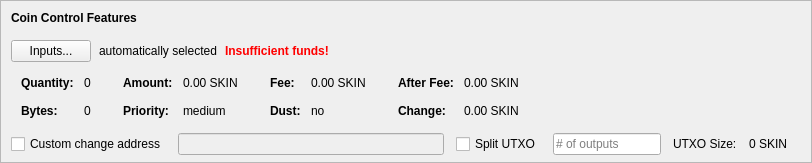
    <widget class="QFrame" name="frameCoinControl">
     <property name="sizePolicy">
      <sizepolicy hsizetype="Expanding" vsizetype="Expanding">
       <horstretch>0</horstretch>
       <verstretch>0</verstretch>
      </sizepolicy>
     </property>
     <property name="maximumSize">
      <size>
       <width>16777215</width>
       <height>16777215</height>
      </size>
     </property>
     <property name="frameShape">
      <enum>QFrame::StyledPanel</enum>
     </property>
     <property name="frameShadow">
      <enum>QFrame::Sunken</enum>
     </property>
     <layout class="QVBoxLayout" name="verticalLayoutCoinControl2">
      <property name="spacing">
       <number>0</number>
      </property>
      <property name="leftMargin">
       <number>0</number>
      </property>
      <property name="topMargin">
       <number>0</number>
      </property>
      <property name="rightMargin">
       <number>0</number>
      </property>
      <property name="bottomMargin">
       <number>6</number>
      </property>
      <item>
       <layout class="QVBoxLayout" name="verticalLayoutCoinControl" stretch="0,0,0,0,1">
        <property name="spacing">
         <number>0</number>
        </property>
        <property name="leftMargin">
         <number>10</number>
        </property>
        <property name="topMargin">
         <number>10</number>
        </property>
        <item>
         <layout class="QHBoxLayout" name="horizontalLayoutCoinControl1">
          <property name="bottomMargin">
           <number>15</number>
          </property>
          <item>
           <widget class="QLabel" name="labelCoinControlFeatures">
            <property name="sizePolicy">
             <sizepolicy hsizetype="Preferred" vsizetype="Maximum">
              <horstretch>0</horstretch>
              <verstretch>0</verstretch>
             </sizepolicy>
            </property>
            <property name="font">
             <font>
              <weight>75</weight>
              <bold>true</bold>
             </font>
            </property>
            <property name="styleSheet">
             <string notr="true">font-weight:bold;</string>
            </property>
            <property name="text">
             <string>Coin Control Features</string>
            </property>
           </widget>
          </item>
         </layout>
        </item>
        <item>
         <layout class="QHBoxLayout" name="horizontalLayoutCoinControl2" stretch="0,0,0,0">
          <property name="spacing">
           <number>8</number>
          </property>
          <property name="bottomMargin">
           <number>10</number>
          </property>
          <item>
           <widget class="QPushButton" name="pushButtonCoinControl">
            <property name="styleSheet">
             <string notr="true"/>
            </property>
            <property name="text">
             <string>Inputs...</string>
            </property>
            <property name="autoDefault">
             <bool>false</bool>
            </property>
           </widget>
          </item>
          <item>
           <widget class="QLabel" name="labelCoinControlAutomaticallySelected">
            <property name="text">
             <string>automatically selected</string>
            </property>
            <property name="margin">
             <number>5</number>
            </property>
           </widget>
          </item>
          <item>
           <widget class="QLabel" name="labelCoinControlInsuffFunds">
            <property name="font">
             <font>
              <weight>75</weight>
              <bold>true</bold>
             </font>
            </property>
            <property name="styleSheet">
             <string notr="true">color:red;font-weight:bold;</string>
            </property>
            <property name="text">
             <string>Insufficient funds!</string>
            </property>
            <property name="margin">
             <number>5</number>
            </property>
           </widget>
          </item>
          <item>
           <spacer name="horizontalSpacerCoinControl">
            <property name="orientation">
             <enum>Qt::Horizontal</enum>
            </property>
            <property name="sizeHint" stdset="0">
             <size>
              <width>40</width>
              <height>1</height>
             </size>
            </property>
           </spacer>
          </item>
         </layout>
        </item>
        <item>
         <widget class="QWidget" name="widgetCoinControl" native="true">
          <property name="sizePolicy">
           <sizepolicy hsizetype="Preferred" vsizetype="Preferred">
            <horstretch>0</horstretch>
            <verstretch>0</verstretch>
           </sizepolicy>
          </property>
          <property name="minimumSize">
           <size>
            <width>0</width>
            <height>0</height>
           </size>
          </property>
          <property name="styleSheet">
           <string notr="true"/>
          </property>
          <layout class="QHBoxLayout" name="horizontalLayoutCoinControl5">
           <property name="leftMargin">
            <number>0</number>
           </property>
           <property name="topMargin">
            <number>0</number>
           </property>
           <property name="rightMargin">
            <number>0</number>
           </property>
           <property name="bottomMargin">
            <number>0</number>
           </property>
           <item>
            <layout class="QHBoxLayout" name="horizontalLayoutCoinControl3" stretch="0,0,0,1">
             <property name="spacing">
              <number>20</number>
             </property>
             <property name="topMargin">
              <number>0</number>
             </property>
             <property name="bottomMargin">
              <number>10</number>
             </property>
             <item>
              <layout class="QFormLayout" name="formLayoutCoinControl1">
               <property name="horizontalSpacing">
                <number>10</number>
               </property>
               <property name="verticalSpacing">
                <number>14</number>
               </property>
               <property name="leftMargin">
                <number>10</number>
               </property>
               <property name="topMargin">
                <number>4</number>
               </property>
               <property name="rightMargin">
                <number>6</number>
               </property>
               <item row="0" column="0">
                <widget class="QLabel" name="labelCoinControlQuantityText">
                 <property name="font">
                  <font>
                   <weight>75</weight>
                   <bold>true</bold>
                  </font>
                 </property>
                 <property name="text">
                  <string>Quantity:</string>
                 </property>
                 <property name="margin">
                  <number>0</number>
                 </property>
                </widget>
               </item>
               <item row="0" column="1">
                <widget class="QLabel" name="labelCoinControlQuantity">
                 <property name="cursor">
                  <cursorShape>IBeamCursor</cursorShape>
                 </property>
                 <property name="contextMenuPolicy">
                  <enum>Qt::ActionsContextMenu</enum>
                 </property>
                 <property name="text">
                  <string notr="true">0</string>
                 </property>
                 <property name="margin">
                  <number>0</number>
                 </property>
                 <property name="textInteractionFlags">
                  <set>Qt::LinksAccessibleByMouse|Qt::TextSelectableByKeyboard|Qt::TextSelectableByMouse</set>
                 </property>
                </widget>
               </item>
               <item row="1" column="0">
                <widget class="QLabel" name="labelCoinControlBytesText">
                 <property name="font">
                  <font>
                   <weight>75</weight>
                   <bold>true</bold>
                  </font>
                 </property>
                 <property name="text">
                  <string>Bytes:</string>
                 </property>
                </widget>
               </item>
               <item row="1" column="1">
                <widget class="QLabel" name="labelCoinControlBytes">
                 <property name="cursor">
                  <cursorShape>IBeamCursor</cursorShape>
                 </property>
                 <property name="contextMenuPolicy">
                  <enum>Qt::ActionsContextMenu</enum>
                 </property>
                 <property name="text">
                  <string notr="true">0</string>
                 </property>
                 <property name="textInteractionFlags">
                  <set>Qt::LinksAccessibleByMouse|Qt::TextSelectableByKeyboard|Qt::TextSelectableByMouse</set>
                 </property>
                </widget>
               </item>
              </layout>
             </item>
             <item>
              <layout class="QFormLayout" name="formLayoutCoinControl2">
               <property name="horizontalSpacing">
                <number>10</number>
               </property>
               <property name="verticalSpacing">
                <number>14</number>
               </property>
               <property name="leftMargin">
                <number>6</number>
               </property>
               <property name="topMargin">
                <number>4</number>
               </property>
               <property name="rightMargin">
                <number>6</number>
               </property>
               <item row="0" column="0">
                <widget class="QLabel" name="labelCoinControlAmountText">
                 <property name="font">
                  <font>
                   <weight>75</weight>
                   <bold>true</bold>
                  </font>
                 </property>
                 <property name="text">
                  <string>Amount:</string>
                 </property>
                 <property name="margin">
                  <number>0</number>
                 </property>
                </widget>
               </item>
               <item row="0" column="1">
                <widget class="QLabel" name="labelCoinControlAmount">
                 <property name="cursor">
                  <cursorShape>IBeamCursor</cursorShape>
                 </property>
                 <property name="contextMenuPolicy">
                  <enum>Qt::ActionsContextMenu</enum>
                 </property>
                 <property name="text">
                  <string notr="true">0.00 SKIN</string>
                 </property>
                 <property name="textInteractionFlags">
                  <set>Qt::LinksAccessibleByMouse|Qt::TextSelectableByKeyboard|Qt::TextSelectableByMouse</set>
                 </property>
                </widget>
               </item>
               <item row="1" column="0">
                <widget class="QLabel" name="labelCoinControlPriorityText">
                 <property name="font">
                  <font>
                   <weight>75</weight>
                   <bold>true</bold>
                  </font>
                 </property>
                 <property name="text">
                  <string>Priority:</string>
                 </property>
                </widget>
               </item>
               <item row="1" column="1">
                <widget class="QLabel" name="labelCoinControlPriority">
                 <property name="cursor">
                  <cursorShape>IBeamCursor</cursorShape>
                 </property>
                 <property name="contextMenuPolicy">
                  <enum>Qt::ActionsContextMenu</enum>
                 </property>
                 <property name="text">
                  <string>medium</string>
                 </property>
                 <property name="textInteractionFlags">
                  <set>Qt::LinksAccessibleByMouse|Qt::TextSelectableByKeyboard|Qt::TextSelectableByMouse</set>
                 </property>
                </widget>
               </item>
              </layout>
             </item>
             <item>
              <layout class="QFormLayout" name="formLayoutCoinControl3">
               <property name="horizontalSpacing">
                <number>10</number>
               </property>
               <property name="verticalSpacing">
                <number>14</number>
               </property>
               <property name="leftMargin">
                <number>6</number>
               </property>
               <property name="topMargin">
                <number>4</number>
               </property>
               <property name="rightMargin">
                <number>6</number>
               </property>
               <item row="0" column="0">
                <widget class="QLabel" name="labelCoinControlFeeText">
                 <property name="font">
                  <font>
                   <weight>75</weight>
                   <bold>true</bold>
                  </font>
                 </property>
                 <property name="text">
                  <string>Fee:</string>
                 </property>
                 <property name="margin">
                  <number>0</number>
                 </property>
                </widget>
               </item>
               <item row="0" column="1">
                <widget class="QLabel" name="labelCoinControlFee">
                 <property name="cursor">
                  <cursorShape>IBeamCursor</cursorShape>
                 </property>
                 <property name="contextMenuPolicy">
                  <enum>Qt::ActionsContextMenu</enum>
                 </property>
                 <property name="text">
                  <string notr="true">0.00 SKIN</string>
                 </property>
                 <property name="textInteractionFlags">
                  <set>Qt::LinksAccessibleByMouse|Qt::TextSelectableByKeyboard|Qt::TextSelectableByMouse</set>
                 </property>
                </widget>
               </item>
               <item row="1" column="0">
                <widget class="QLabel" name="labelCoinControlLowOutputText">
                 <property name="font">
                  <font>
                   <weight>75</weight>
                   <bold>true</bold>
                  </font>
                 </property>
                 <property name="text">
                  <string>Dust:</string>
                 </property>
                </widget>
               </item>
               <item row="1" column="1">
                <widget class="QLabel" name="labelCoinControlLowOutput">
                 <property name="cursor">
                  <cursorShape>IBeamCursor</cursorShape>
                 </property>
                 <property name="contextMenuPolicy">
                  <enum>Qt::ActionsContextMenu</enum>
                 </property>
                 <property name="text">
                  <string>no</string>
                 </property>
                 <property name="textInteractionFlags">
                  <set>Qt::LinksAccessibleByMouse|Qt::TextSelectableByKeyboard|Qt::TextSelectableByMouse</set>
                 </property>
                </widget>
               </item>
              </layout>
             </item>
             <item>
              <layout class="QFormLayout" name="formLayoutCoinControl4">
               <property name="horizontalSpacing">
                <number>10</number>
               </property>
               <property name="verticalSpacing">
                <number>14</number>
               </property>
               <property name="leftMargin">
                <number>6</number>
               </property>
               <property name="topMargin">
                <number>4</number>
               </property>
               <property name="rightMargin">
                <number>6</number>
               </property>
               <item row="0" column="0">
                <widget class="QLabel" name="labelCoinControlAfterFeeText">
                 <property name="font">
                  <font>
                   <weight>75</weight>
                   <bold>true</bold>
                  </font>
                 </property>
                 <property name="text">
                  <string>After Fee:</string>
                 </property>
                 <property name="margin">
                  <number>0</number>
                 </property>
                </widget>
               </item>
               <item row="0" column="1">
                <widget class="QLabel" name="labelCoinControlAfterFee">
                 <property name="cursor">
                  <cursorShape>IBeamCursor</cursorShape>
                 </property>
                 <property name="contextMenuPolicy">
                  <enum>Qt::ActionsContextMenu</enum>
                 </property>
                 <property name="text">
                  <string notr="true">0.00 SKIN</string>
                 </property>
                 <property name="textInteractionFlags">
                  <set>Qt::LinksAccessibleByMouse|Qt::TextSelectableByKeyboard|Qt::TextSelectableByMouse</set>
                 </property>
                </widget>
               </item>
               <item row="1" column="0">
                <widget class="QLabel" name="labelCoinControlChangeText">
                 <property name="font">
                  <font>
                   <weight>75</weight>
                   <bold>true</bold>
                  </font>
                 </property>
                 <property name="text">
                  <string>Change:</string>
                 </property>
                </widget>
               </item>
               <item row="1" column="1">
                <widget class="QLabel" name="labelCoinControlChange">
                 <property name="cursor">
                  <cursorShape>IBeamCursor</cursorShape>
                 </property>
                 <property name="contextMenuPolicy">
                  <enum>Qt::ActionsContextMenu</enum>
                 </property>
                 <property name="text">
                  <string notr="true">0.00 SKIN</string>
                 </property>
                 <property name="textInteractionFlags">
                  <set>Qt::LinksAccessibleByMouse|Qt::TextSelectableByKeyboard|Qt::TextSelectableByMouse</set>
                 </property>
                </widget>
               </item>
              </layout>
             </item>
            </layout>
           </item>
          </layout>
         </widget>
        </item>
        <item>
         <layout class="QHBoxLayout" name="horizontalLayoutCoinControl4" stretch="0,0,0,0,0,0,0">
          <property name="spacing">
           <number>12</number>
          </property>
          <property name="sizeConstraint">
           <enum>QLayout::SetDefaultConstraint</enum>
          </property>
          <property name="topMargin">
           <number>5</number>
          </property>
          <property name="rightMargin">
           <number>5</number>
          </property>
          <item>
           <widget class="QCheckBox" name="checkBoxCoinControlChange">
            <property name="toolTip">
             <string>If this is activated, but the change address is empty or invalid, change will be sent to a newly generated address.</string>
            </property>
            <property name="text">
             <string>Custom change address</string>
            </property>
           </widget>
          </item>
          <item>
           <widget class="QValidatedLineEdit" name="lineEditCoinControlChange">
            <property name="enabled">
             <bool>false</bool>
            </property>
            <property name="sizePolicy">
             <sizepolicy hsizetype="Expanding" vsizetype="Fixed">
              <horstretch>0</horstretch>
              <verstretch>0</verstretch>
             </sizepolicy>
            </property>
           </widget>
          </item>
          <item>
           <widget class="QCheckBox" name="splitBlockCheckBox">
            <property name="text">
             <string>Split UTXO</string>
            </property>
           </widget>
          </item>
          <item>
           <widget class="QLineEdit" name="splitBlockLineEdit">
            <property name="sizePolicy">
             <sizepolicy hsizetype="Fixed" vsizetype="Fixed">
              <horstretch>50</horstretch>
              <verstretch>0</verstretch>
             </sizepolicy>
            </property>
            <property name="placeholderText">
             <string># of outputs</string>
            </property>
           </widget>
          </item>
          <item>
           <widget class="QLabel" name="labelBlockSizeText">
            <property name="text">
             <string>UTXO Size:</string>
            </property>
           </widget>
          </item>
          <item>
           <widget class="QLabel" name="labelBlockSize">
            <property name="text">
             <string>0 SKIN</string>
            </property>
           </widget>
          </item>
          <item>
           <widget class="QLabel" name="labelCoinControlChangeLabel">
            <property name="sizePolicy">
             <sizepolicy hsizetype="Preferred" vsizetype="Expanding">
              <horstretch>0</horstretch>
              <verstretch>0</verstretch>
             </sizepolicy>
            </property>
            <property name="minimumSize">
             <size>
              <width>0</width>
              <height>0</height>
             </size>
            </property>
            <property name="text">
             <string/>
            </property>
            <property name="margin">
             <number>3</number>
            </property>
           </widget>
          </item>
         </layout>
        </item>
        <item>
         <spacer name="verticalSpacerCoinControl">
          <property name="orientation">
           <enum>Qt::Vertical</enum>
          </property>
          <property name="sizeHint" stdset="0">
           <size>
            <width>800</width>
            <height>1</height>
           </size>
          </property>
         </spacer>
        </item>
       </layout>
      </item>
     </layout>
    </widget>
